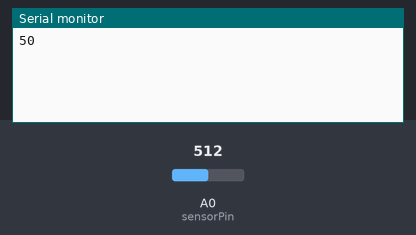
Bench run of a sketch on a simulated Arduino Uno, built with avr-gcc and run on an emulated ATmega328P. On the bench: the last lines printed to the serial monitor. The test bench sets the inputs (shaded band); at power-on: A0 (sensorPin) = 512.

Above: at 1.8 s.
1.9 s: A0 (sensorPin) set to 716
At 2.8 s:
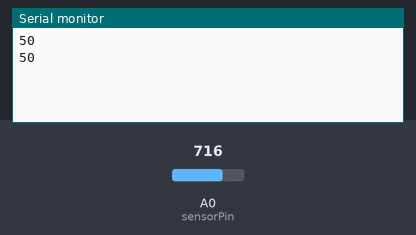
3.4 s: A0 (sensorPin) set to 900
At 4.6 s:
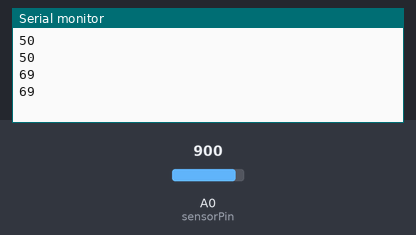
Timing chart, 0 to 6.4 s (numbered marks = the images above; inputs shaded):
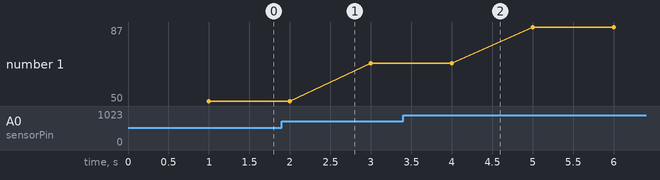

The sketch:

Experiment_3_kylieplant.ino
```cpp
// Kylie Caraway
//Digital Futures, Creation and Computation DIGF 6037
//Resources for Code: Creatron INC. and ITP Physical Computing
// Dry Soil = 40-100%
// Wet Soil = 0-40%

int sensorPin = A0;    // select the input pin for the soil sensor
int sensorValue = 0;  // variable to store the value coming from the sensor

void setup() {
  // declare the ledPin as an OUTPUT:
   Serial.begin(9600); // initialize serial communications
}

void loop() {
  // read the value from the sensor:
  sensorValue = analogRead(sensorPin);
  delay(1000); // check every 1 second
  int mappedMoisture = map(sensorValue, 0, 1023, 0, 100); // remap the value to fit in percentile
 Serial.println(mappedMoisture); // print it out the serial port

}
```

Measured:
- plotted number 1: 50 → 69 after the input at 1.9 s, 69 → 87 after the input at 3.4 s
